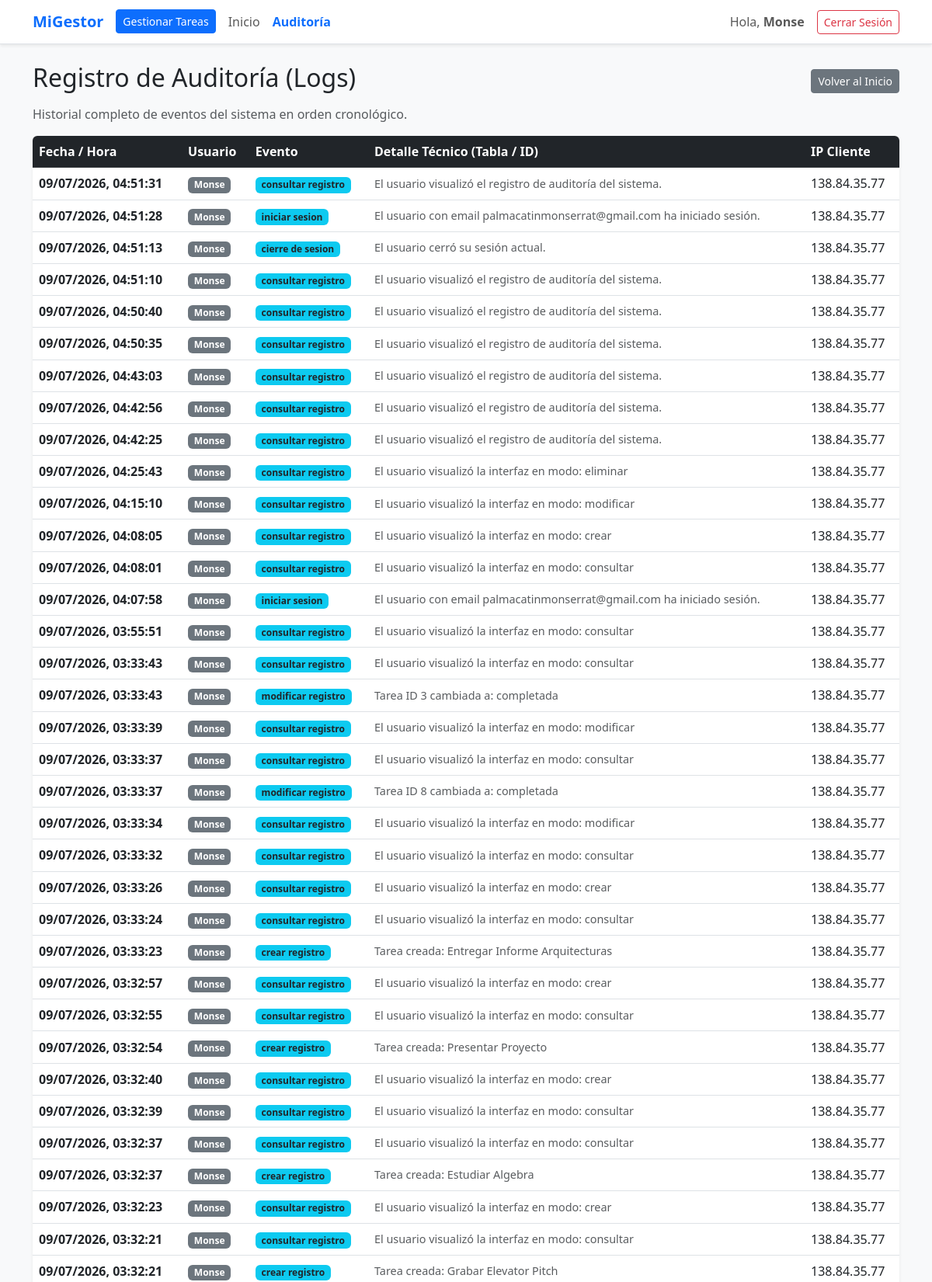
Screenshot of /logs_view.php (signed in, upper part) with the database file from the repository.
### tables this page shows
CREATE TABLE usuarios (
            id INTEGER PRIMARY KEY AUTOINCREMENT,
            username TEXT UNIQUE NOT NULL,
            email TEXT UNIQUE NOT NULL,
            password TEXT NOT NULL,
            verificado INTEGER DEFAULT 0,
            token TEXT
        );

CREATE TABLE logs (
            id INTEGER PRIMARY KEY AUTOINCREMENT,
            fecha_hora DATETIME DEFAULT CURRENT_TIMESTAMP,
            usuario_id INTEGER,
            evento TEXT NOT NULL,
            detalle TEXT,
            ip_host_client TEXT
        );

### logs_view.php (the view, shortened to what this page needs)
<?php
require_once 'db.php';
$query = "SELECT l.*, u.username
          FROM logs l
          LEFT JOIN usuarios u ON l.usuario_id = u.id
          ORDER BY l.id DESC";
$stmt = $db->query($query);
$todos_los_logs = $stmt->fetchAll(PDO::FETCH_ASSOC);
?>
<!DOCTYPE html>
<html lang="es">
<head>
    <link href="https://cdn.jsdelivr.net/npm/bootstrap@5.3.0/dist/css/bootstrap.min.css" rel="stylesheet">
</head>
<body class="bg-light">
    <?php include 'menu.php'; ?>
    <div class="container mt-4">
        <div class="d-flex align-items-center justify-content-between mb-2">
            <h2>Registro de Auditoría (Logs)</h2>
            <a href="index.php" class="btn btn-secondary btn-sm">Volver al Inicio</a>
        </div>
        <p class="text-muted">Historial completo de eventos del sistema en orden cronológico.</p>
        <div class="card shadow-sm border-0 mb-5">
            <div class="table-responsive rounded">
                <table class="table table-hover align-middle mb-0 bg-white">
                    <thead class="table-dark">
                        <tr>
                            <th>Fecha / Hora</th>
                            <th>Usuario</th>
                            <th>Evento</th>
                            <th>Detalle Técnico (Tabla / ID)</th>
                            <th>IP Cliente</th>
                        </tr>
                    </thead>
                    <tbody>
                        <?php if (!empty($todos_los_logs)): ?>
                            <?php foreach ($todos_los_logs as $row):
                                $fecha_original = $row['fecha_hora'];
                                $timestamp = strtotime($fecha_original);
                                $fecha_formateada = ($timestamp !== false) ? date('d/m/Y, H:i:s', $timestamp) : date('d/m/Y, H:i:s');
                            ?>
                            <tr>
                                <td class="fw-semibold">
                                    <?php echo $fecha_formateada; ?>
                                </td>
                                <td>
                                    <span class="badge <?php echo !empty($row['username']) ? 'bg-secondary' : 'bg-dark'; ?>">
                                        <?php echo !empty($row['username']) ? htmlspecialchars($row['username']) : 'Sistema'; ?>
                                    </span>
                                </td>
                                <td>
                                    <span class="badge bg-info text-dark fw-bold">
                                        <?php echo htmlspecialchars($row['evento']); ?>
                                    </span>
                                </td>
                                <td class="text-muted" style="font-size: 0.9rem;">
                                    <?php echo htmlspecialchars($row['detalle']); ?>
                                </td>
                                <td class="text-monospace"><?php echo htmlspecialchars($row['ip_host_client']); ?></td>
                            </tr>
                            <?php endforeach; ?>
                        <?php endif; ?>
                    </tbody>
                </table>
            </div>
        </div>
    </div>
</body>
</html>

### menu.php (shortened to what this page needs)
<?php
$username = "Usuario";
if (isset($_SESSION['user_id'])) {
    $stmt = $db->prepare("SELECT username FROM usuarios WHERE id = ?");
    $stmt->execute([$_SESSION['user_id']]);
    $user = $stmt->fetch(PDO::FETCH_ASSOC);
    if ($user) {
        $username = htmlspecialchars($user['username']);
    }
}
$pagina_actual = basename($_SERVER['PHP_SELF']);
?>
<nav class="navbar navbar-expand-lg navbar-light bg-white border-bottom shadow-sm mb-4">
    <div class="container">
        <a class="navbar-brand fw-bold text-primary" href="index.php">MiGestor</a>
        <div class="collapse navbar-collapse" id="navbarNav">
            <ul class="navbar-nav me-auto">
                <?php if ($pagina_actual === 'index.php' || $pagina_actual === 'logs_view.php'): ?>
                    <li class="nav-item">
                        <a class="btn btn-primary btn-sm my-1 me-2" href="tareas.php?accion=consultar">Gestionar Tareas</a>
                    </li>
                    <li class="nav-item">
                        <a class="nav-link" href="index.php">Inicio</a>
                    </li>
                <?php endif; ?>
                <li class="nav-item">
                    <a class="nav-link <?php echo ($pagina_actual === 'logs_view.php') ? 'text-primary fw-bold' : 'text-muted'; ?>" href="logs_view.php">Auditoría</a>
                </li>
            </ul>
            <div class="navbar-nav align-items-center">
                <span class="navbar-text me-3 mb-2 mb-lg-0">
                    Hola, <strong><?php echo $username; ?></strong>
                </span>
                <a class="btn btn-outline-danger btn-sm" href="logout.php">Cerrar Sesión</a>
            </div>
        </div>
    </div>
</nav>

### rows the page displays
usuarios: username "Monse"
logs: usuario.username "Monse", evento "consultar registro", detalle "El usuario visualizó el registro de auditoría del sistema.", ip_host_client "138.84.35.77"
logs: usuario.username "Monse", evento "iniciar sesion", detalle "El usuario con email palmacatinmonserrat@gmail.com ha iniciado sesión.", ip_host_client "138.84.35.77"
logs: usuario.username "Monse", evento "cierre de sesion", detalle "El usuario cerró su sesión actual.", ip_host_client "138.84.35.77"
logs: usuario.username "Monse", evento "consultar registro", detalle "El usuario visualizó el registro de auditoría del sistema.", ip_host_client "138.84.35.77"
logs: usuario.username "Monse", evento "consultar registro", detalle "El usuario visualizó el registro de auditoría del sistema.", ip_host_client "138.84.35.77"
logs: usuario.username "Monse", evento "consultar registro", detalle "El usuario visualizó el registro de auditoría del sistema.", ip_host_client "138.84.35.77"
logs: usuario.username "Monse", evento "consultar registro", detalle "El usuario visualizó el registro de auditoría del sistema.", ip_host_client "138.84.35.77"
logs: usuario.username "Monse", evento "consultar registro", detalle "El usuario visualizó el registro de auditoría del sistema.", ip_host_client "138.84.35.77"
logs: usuario.username "Monse", evento "consultar registro", detalle "El usuario visualizó el registro de auditoría del sistema.", ip_host_client "138.84.35.77"
logs: usuario.username "Monse", evento "consultar registro", detalle "El usuario visualizó la interfaz en modo: eliminar", ip_host_client "138.84.35.77"
logs: usuario.username "Monse", evento "consultar registro", detalle "El usuario visualizó la interfaz en modo: modificar", ip_host_client "138.84.35.77"
logs: usuario.username "Monse", evento "consultar registro", detalle "El usuario visualizó la interfaz en modo: crear", ip_host_client "138.84.35.77"
logs: usuario.username "Monse", evento "consultar registro", detalle "El usuario visualizó la interfaz en modo: consultar", ip_host_client "138.84.35.77"
logs: usuario.username "Monse", evento "iniciar sesion", detalle "El usuario con email palmacatinmonserrat@gmail.com ha iniciado sesión.", ip_host_client "138.84.35.77"
logs: usuario.username "Monse", evento "consultar registro", detalle "El usuario visualizó la interfaz en modo: consultar", ip_host_client "138.84.35.77"
logs: usuario.username "Monse", evento "consultar registro", detalle "El usuario visualizó la interfaz en modo: consultar", ip_host_client "138.84.35.77"
logs: usuario.username "Monse", evento "modificar registro", detalle "Tarea ID 3 cambiada a: completada", ip_host_client "138.84.35.77"
logs: usuario.username "Monse", evento "consultar registro", detalle "El usuario visualizó la interfaz en modo: modificar", ip_host_client "138.84.35.77"
logs: usuario.username "Monse", evento "consultar registro", detalle "El usuario visualizó la interfaz en modo: consultar", ip_host_client "138.84.35.77"
logs: usuario.username "Monse", evento "modificar registro", detalle "Tarea ID 8 cambiada a: completada", ip_host_client "138.84.35.77"
logs: usuario.username "Monse", evento "consultar registro", detalle "El usuario visualizó la interfaz en modo: modificar", ip_host_client "138.84.35.77"
logs: usuario.username "Monse", evento "consultar registro", detalle "El usuario visualizó la interfaz en modo: consultar", ip_host_client "138.84.35.77"
logs: usuario.username "Monse", evento "consultar registro", detalle "El usuario visualizó la interfaz en modo: crear", ip_host_client "138.84.35.77"
logs: usuario.username "Monse", evento "consultar registro", detalle "El usuario visualizó la interfaz en modo: consultar", ip_host_client "138.84.35.77"
logs: usuario.username "Monse", evento "crear registro", detalle "Tarea creada: Entregar Informe Arquitecturas", ip_host_client "138.84.35.77"
logs: usuario.username "Monse", evento "consultar registro", detalle "El usuario visualizó la interfaz en modo: crear", ip_host_client "138.84.35.77"
logs: usuario.username "Monse", evento "consultar registro", detalle "El usuario visualizó la interfaz en modo: consultar", ip_host_client "138.84.35.77"
logs: usuario.username "Monse", evento "crear registro", detalle "Tarea creada: Presentar Proyecto", ip_host_client "138.84.35.77"
logs: usuario.username "Monse", evento "consultar registro", detalle "El usuario visualizó la interfaz en modo: crear", ip_host_client "138.84.35.77"
logs: usuario.username "Monse", evento "consultar registro", detalle "El usuario visualizó la interfaz en modo: consultar", ip_host_client "138.84.35.77"
logs: usuario.username "Monse", evento "consultar registro", detalle "El usuario visualizó la interfaz en modo: consultar", ip_host_client "138.84.35.77"
logs: usuario.username "Monse", evento "crear registro", detalle "Tarea creada: Estudiar Algebra", ip_host_client "138.84.35.77"
logs: usuario.username "Monse", evento "consultar registro", detalle "El usuario visualizó la interfaz en modo: crear", ip_host_client "138.84.35.77"
logs: usuario.username "Monse", evento "consultar registro", detalle "El usuario visualizó la interfaz en modo: consultar", ip_host_client "138.84.35.77"
logs: usuario.username "Monse", evento "crear registro", detalle "Tarea creada: Grabar Elevator Pitch", ip_host_client "138.84.35.77"
